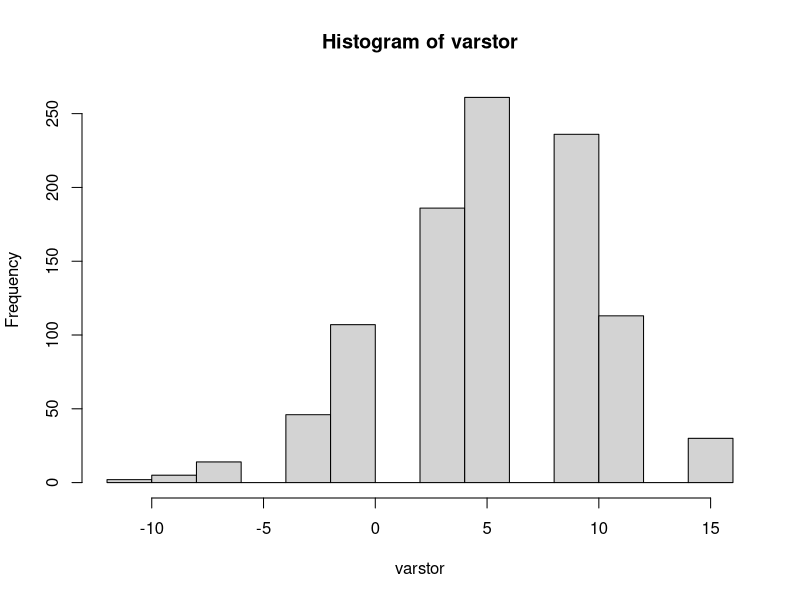

Here is the R script that generated this plot:
## ---- chunk 1
knitr::opts_chunk$set(echo = TRUE)
## ---- chunk 2
require(tidyverse)

## ---- chunk 3
days=1:365
count=15
repeatn=1000
varstor=numeric()
for (j in 1:repeatn){
brownlow = 0
for (i in 1:count) {
  sam=sample(days,size=34,replace = T)
  y=duplicated(sam)
  if (sum(y)>0) brownlow=brownlow+1
  else brownlow = brownlow - 2
}
varstor[j]=brownlow
}
hist(varstor)
var(varstor)
print(paste('average return = ', mean(varstor)))
## ---- chunk 4
vsorted = sort(varstor)
print(vsorted [50])
print(vsorted[950])
